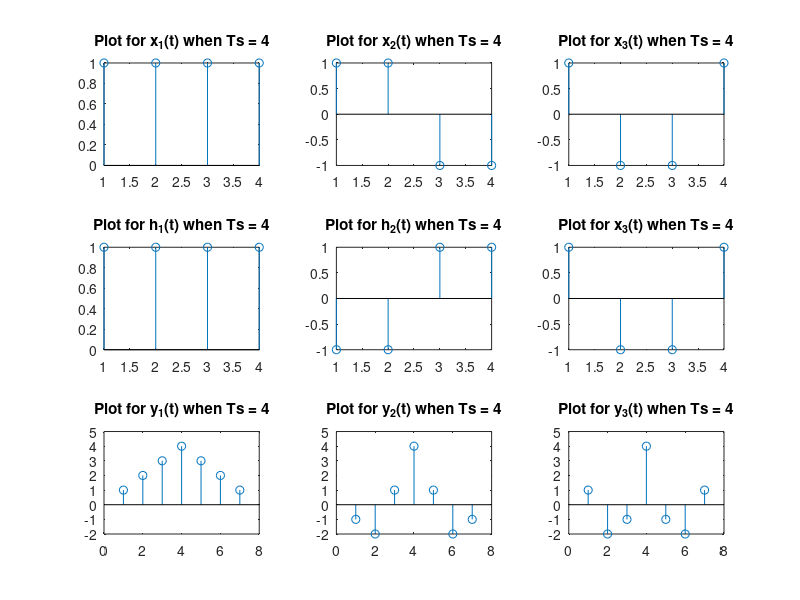

Recreate this plot in MATLAB.


Ts = 4;

x1 = ones(1,Ts);
x2 = [1 1 -1 -1];
x3 = [1 -1 -1 1];

h1 = ones(1,Ts);
h2 = [-1 -1 1 1];
h3 = [1 -1 -1 1];

titlex1 = sprintf('Plot for x_1(t) when Ts = %g',Ts);
titlex2 = sprintf('Plot for x_2(t) when Ts = %g',Ts);
titlex3 = sprintf('Plot for x_3(t) when Ts = %g',Ts);
titleh1 = sprintf('Plot for h_1(t) when Ts = %g',Ts);
titleh2 = sprintf('Plot for h_2(t) when Ts = %g',Ts);
titleh3 = sprintf('Plot for x_3(t) when Ts = %g',Ts);
titley1 = sprintf('Plot for y_1(t) when Ts = %g',Ts);
titley2 = sprintf('Plot for y_2(t) when Ts = %g',Ts);
titley3 = sprintf('Plot for y_3(t) when Ts = %g',Ts);

figure(1);
subplot(3,3,1),stem(x1),title(titlex1);
subplot(3,3,2),stem(x2),title(titlex2);
subplot(3,3,3),stem(x3),title(titlex3);

figure(1);
subplot(3,3,4),stem(h1),title(titleh1);
subplot(3,3,5),stem(h2),title(titleh2);
subplot(3,3,6),stem(h3),title(titleh3);

y1= conv(h1,x1);
y2 = conv(h2,x2);
y3 = conv(h3,x3);

figure(1);
subplot(3,3,7),stem(y1),axis([0,8,-2,5]),title(titley1);
subplot(3,3,8),stem(y2),axis([0,8,-2,5]),title(titley2);
subplot(3,3,9),stem(y3),axis([0,8,-2,5]),title(titley3);

fprintf('Max value of y1(t) when Ts = %g is: %g\nMax value of y2(t)when Ts = %g is: %g \nMax value of y3(t) when Ts = %g is: %g\n',Ts,max(y1),Ts,max(y2),Ts,max(y3));


